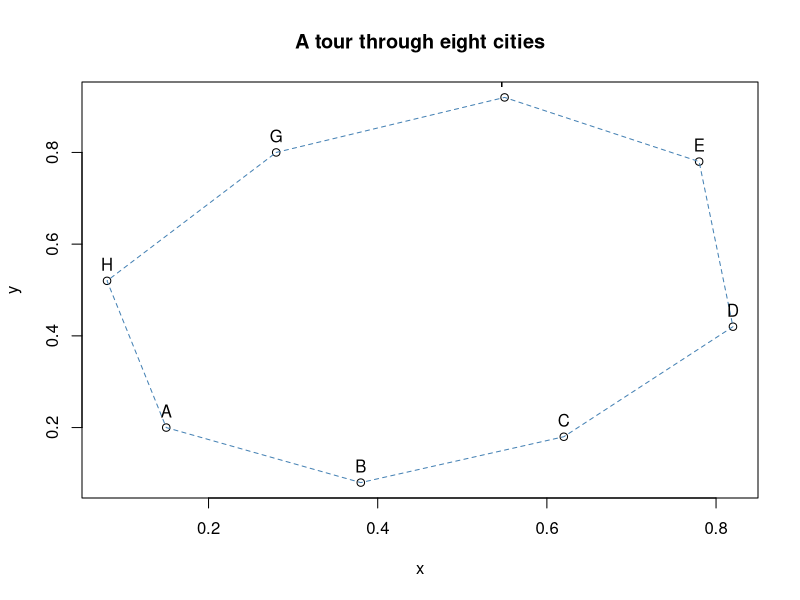

This chart was generated by the following R code:
## ---- chunk 1
knitr::opts_chunk$set(
  collapse = TRUE,
  comment = "#>",
  fig.width = 6,
  fig.height = 5
)
library(TSP)
## ---- chunk 2
library(TSP)
## ---- chunk 3
cities <- data.frame(
  x = c(0.15, 0.38, 0.62, 0.82, 0.78, 0.55, 0.28, 0.08),
  y = c(0.20, 0.08, 0.18, 0.42, 0.78, 0.92, 0.80, 0.52),
  row.names = LETTERS[1:8]
)

problem <- TSP(dist(cities))
problem
n_of_cities(problem)
labels(problem)
## ---- chunk 4
set.seed(123)
tour <- solve_TSP(problem)
tour
as.integer(tour)
labels(tour)
tour_length(tour)
## ---- chunk 5
plot(ETSP(cities), tour, main = "A tour through eight cities", tour_col = "steelblue")
